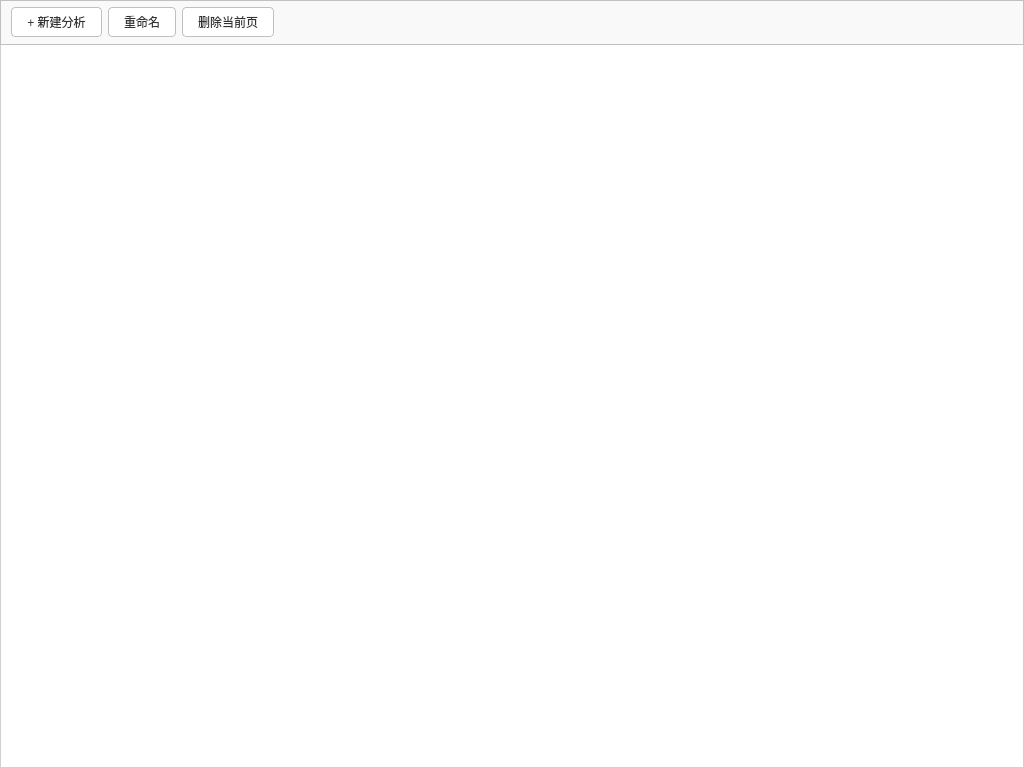
<?xml version="1.0" encoding="UTF-8"?>
<ui version="4.0">
 <class>FittingPage</class>
 <widget class="QWidget" name="FittingPage">
  <property name="geometry">
   <rect>
    <x>0</x>
    <y>0</y>
    <width>1024</width>
    <height>768</height>
   </rect>
  </property>
  <property name="windowTitle">
   <string>Fitting Page Manager</string>
  </property>
  <property name="styleSheet">
   <string notr="true">/* 全局字体与颜色：强制黑色 */
QWidget {
    color: #000000;
    font-family: &quot;Microsoft YaHei&quot;, &quot;Segoe UI&quot;, sans-serif;
    font-size: 9pt;
}

/* 工具栏背景 */
QFrame#frameToolbar {
    background-color: #f9f9f9;
    border-bottom: 1px solid #dcdcdc;
}

/* 现代化按钮样式 */
QPushButton {
    background-color: #ffffff;
    border: 1px solid #c0c0c0;
    border-radius: 4px;
    padding: 5px 15px;
    color: #333333;
    font-weight: normal;
}

QPushButton:hover {
    background-color: #f0f0f0;
    border-color: #a0a0a0;
    color: #000000;
}

QPushButton:pressed {
    background-color: #e0e0e0;
    border-color: #808080;
    padding-top: 6px;
    padding-left: 16px;
}

QPushButton:disabled {
    background-color: #f5f5f5;
    color: #a0a0a0;
    border-color: #e0e0e0;
}

/* Tab页签样式优化 */
QTabWidget::pane {
    border: 1px solid #d0d0d0;
    background: #ffffff;
    top: -1px;
}

QTabBar::tab {
    background: #e8e8e8;
    border: 1px solid #d0d0d0;
    padding: 6px 15px;
    margin-right: 2px;
    border-top-left-radius: 4px;
    border-top-right-radius: 4px;
    color: #555555;
    min-width: 80px;
}

QTabBar::tab:selected, QTabBar::tab:hover {
    background: #ffffff;
    color: #000000;
}

QTabBar::tab:selected {
    border-bottom-color: #ffffff;
    font-weight: bold;
}
</string>
  </property>
  <layout class="QVBoxLayout" name="verticalLayout">
   <property name="spacing">
    <number>0</number>
   </property>
   <property name="leftMargin">
    <number>0</number>
   </property>
   <property name="topMargin">
    <number>0</number>
   </property>
   <property name="rightMargin">
    <number>0</number>
   </property>
   <property name="bottomMargin">
    <number>0</number>
   </property>
   <item>
    <widget class="QFrame" name="frameToolbar">
     <property name="minimumSize">
      <size>
       <width>0</width>
       <height>45</height>
      </size>
     </property>
     <property name="frameShape">
      <enum>QFrame::StyledPanel</enum>
     </property>
     <property name="frameShadow">
      <enum>QFrame::Raised</enum>
     </property>
     <layout class="QHBoxLayout" name="horizontalLayout">
      <property name="leftMargin">
       <number>10</number>
      </property>
      <property name="topMargin">
       <number>5</number>
      </property>
      <property name="rightMargin">
       <number>10</number>
      </property>
      <property name="bottomMargin">
       <number>5</number>
      </property>
      <item>
       <widget class="QPushButton" name="btnNewAnalysis">
        <property name="text">
         <string>+ 新建分析</string>
        </property>
       </widget>
      </item>
      <item>
       <widget class="QPushButton" name="btnRenameAnalysis">
        <property name="text">
         <string>重命名</string>
        </property>
       </widget>
      </item>
      <item>
       <widget class="QPushButton" name="btnDeleteAnalysis">
        <property name="text">
         <string>删除当前页</string>
        </property>
       </widget>
      </item>
      <item>
       <spacer name="horizontalSpacer">
        <property name="orientation">
         <enum>Qt::Horizontal</enum>
        </property>
        <property name="sizeHint" stdset="0">
         <size>
          <width>40</width>
          <height>20</height>
         </size>
        </property>
       </spacer>
      </item>
     </layout>
    </widget>
   </item>
   <item>
    <widget class="QTabWidget" name="tabWidget">
     <property name="currentIndex">
      <number>-1</number>
     </property>
    </widget>
   </item>
  </layout>
 </widget>
 <resources/>
 <connections/>
</ui>
